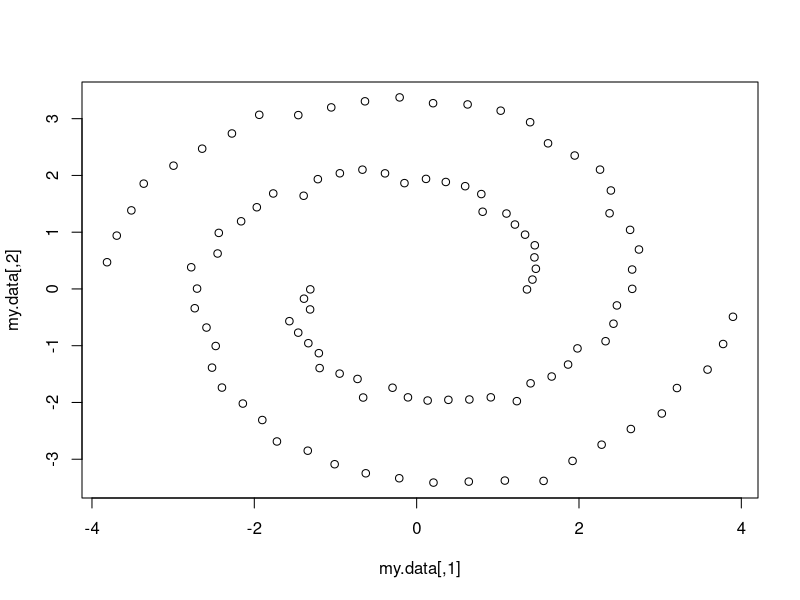
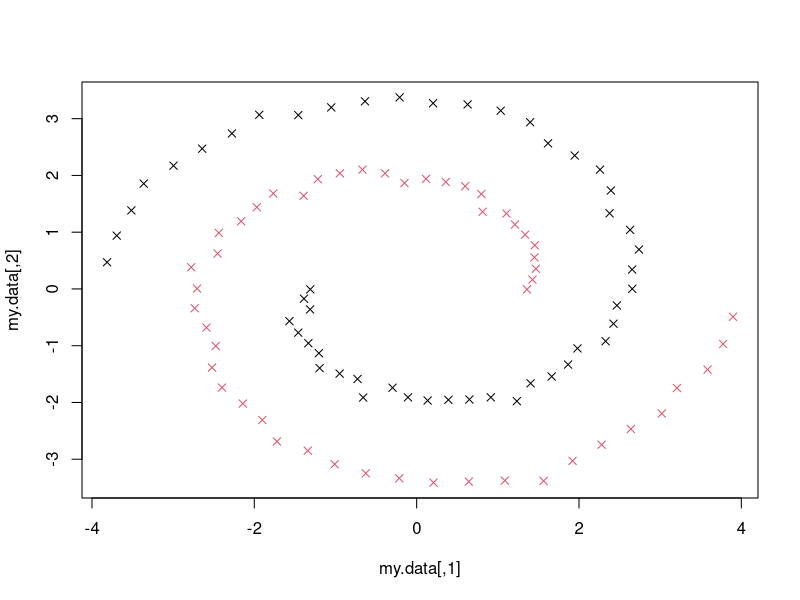
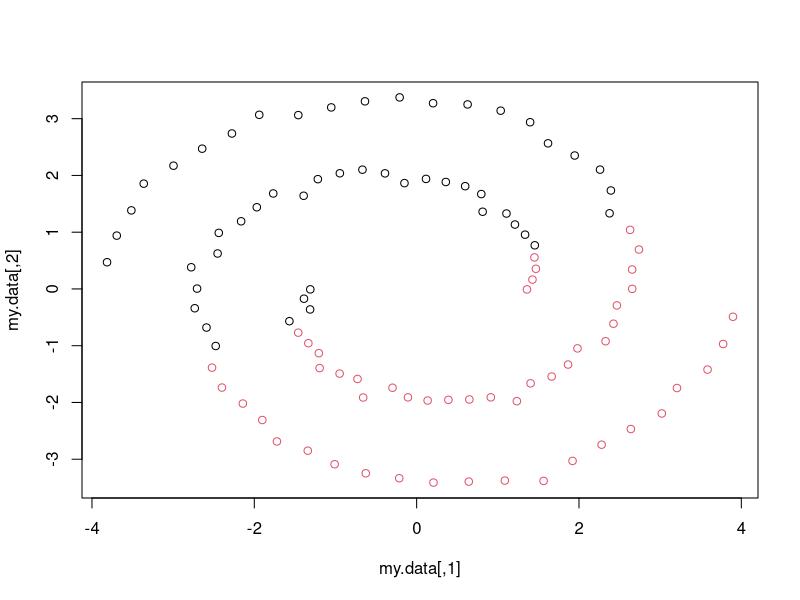
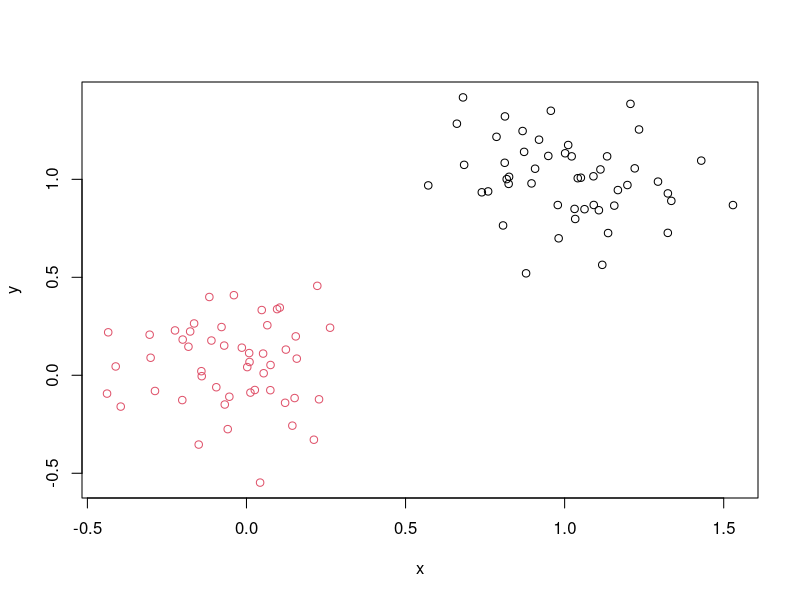
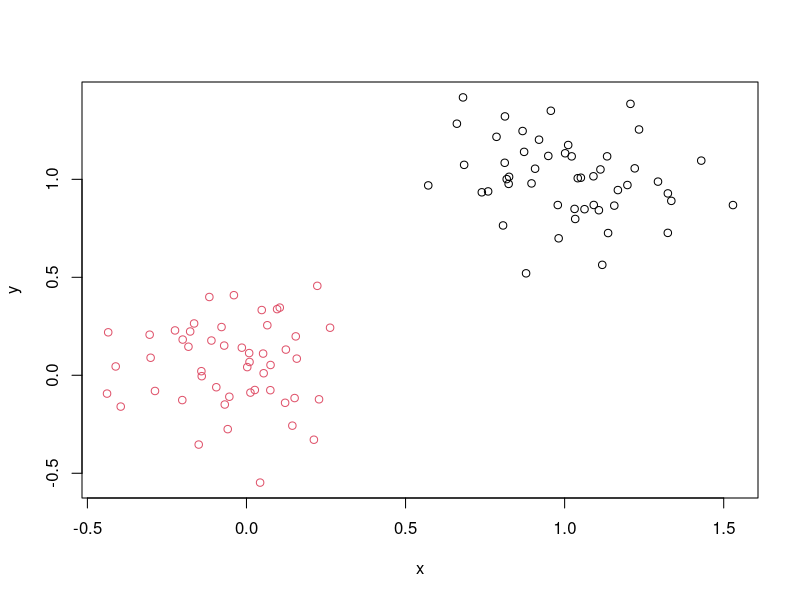

These figures' R source, in order:
## Spiral example
library(kernlab)
library(mlbench)

obj = mlbench.spirals(100,1,0.025)
my.data = 4 * obj$x

# spectral clustering
plot(my.data)
sc = specc(my.data, centers=2)
plot(my.data, col=sc, pch=4)

# kmeans
clusters = kmeans(my.data, 2, iter.max = 10, nstart = 1, algorithm = "Lloyd", trace=FALSE)
plot(my.data, col = clusters$cluster)

## Two clumps example
x = rbind(matrix(rnorm(100, sd = 0.2), ncol = 2),
           matrix(rnorm(100, mean = 1, sd = 0.2), ncol = 2))
colnames(x) = c("x", "y")

# spectral clustering
sc = specc(x, centers = 2)
plot(x, col = sc)

# kmeans
clusters = kmeans(x, 2)
plot(x, col = clusters$cluster)
